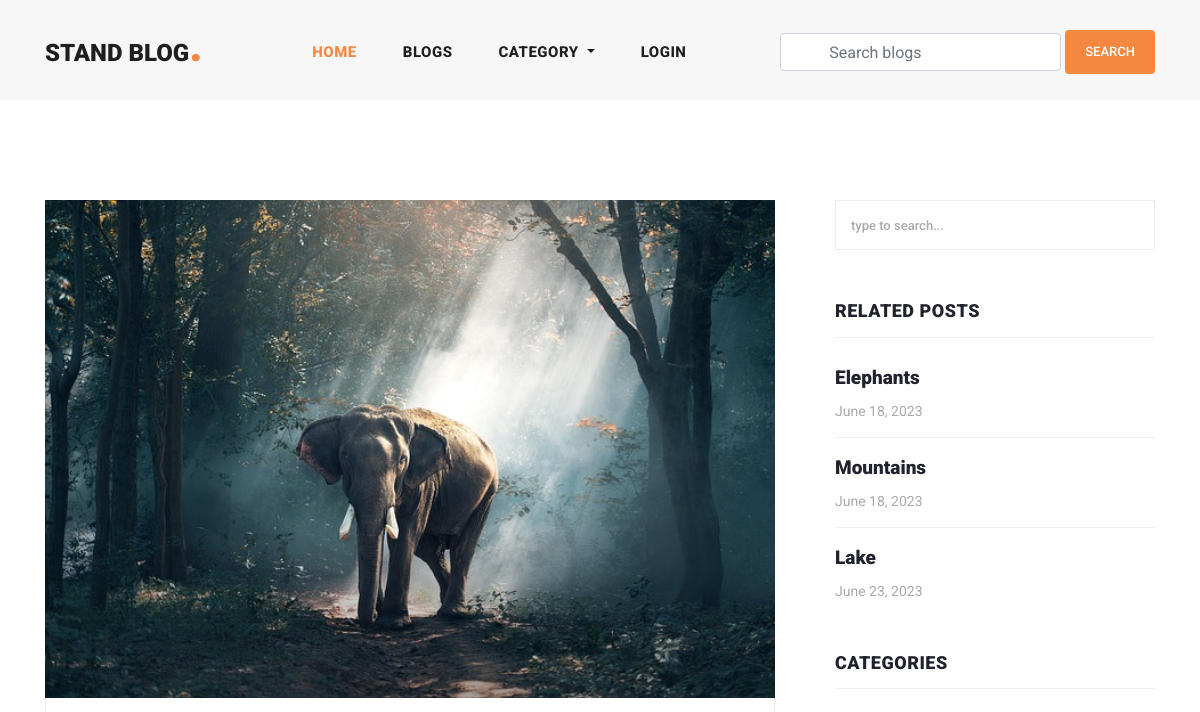
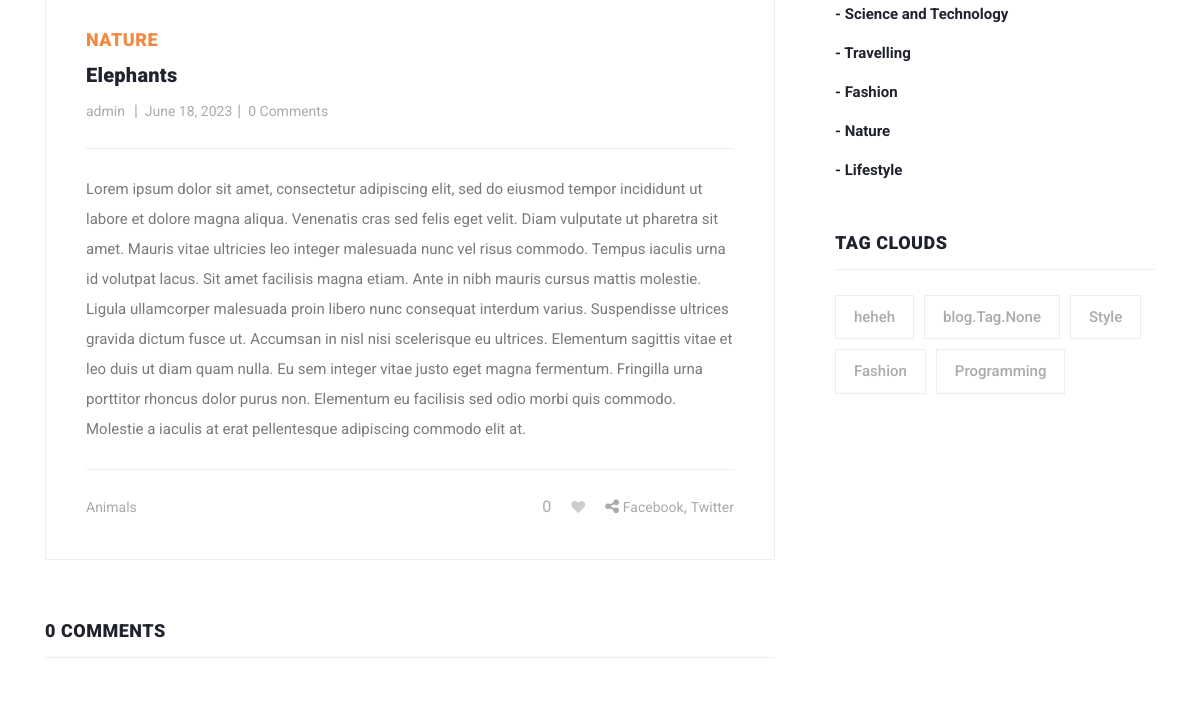
The page /blog/elephants/ (upper part) on the database as committed earlier (2 pictures, top to bottom).
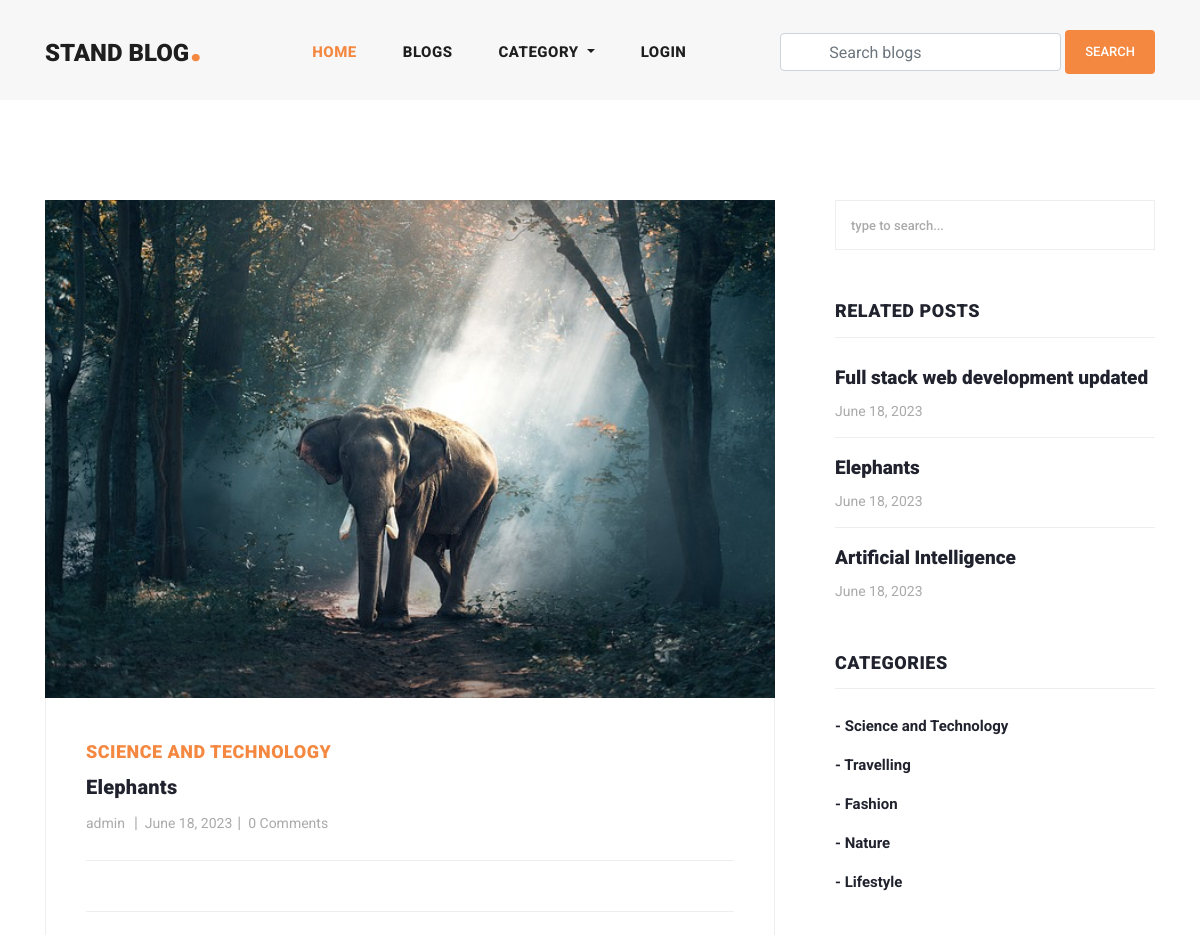
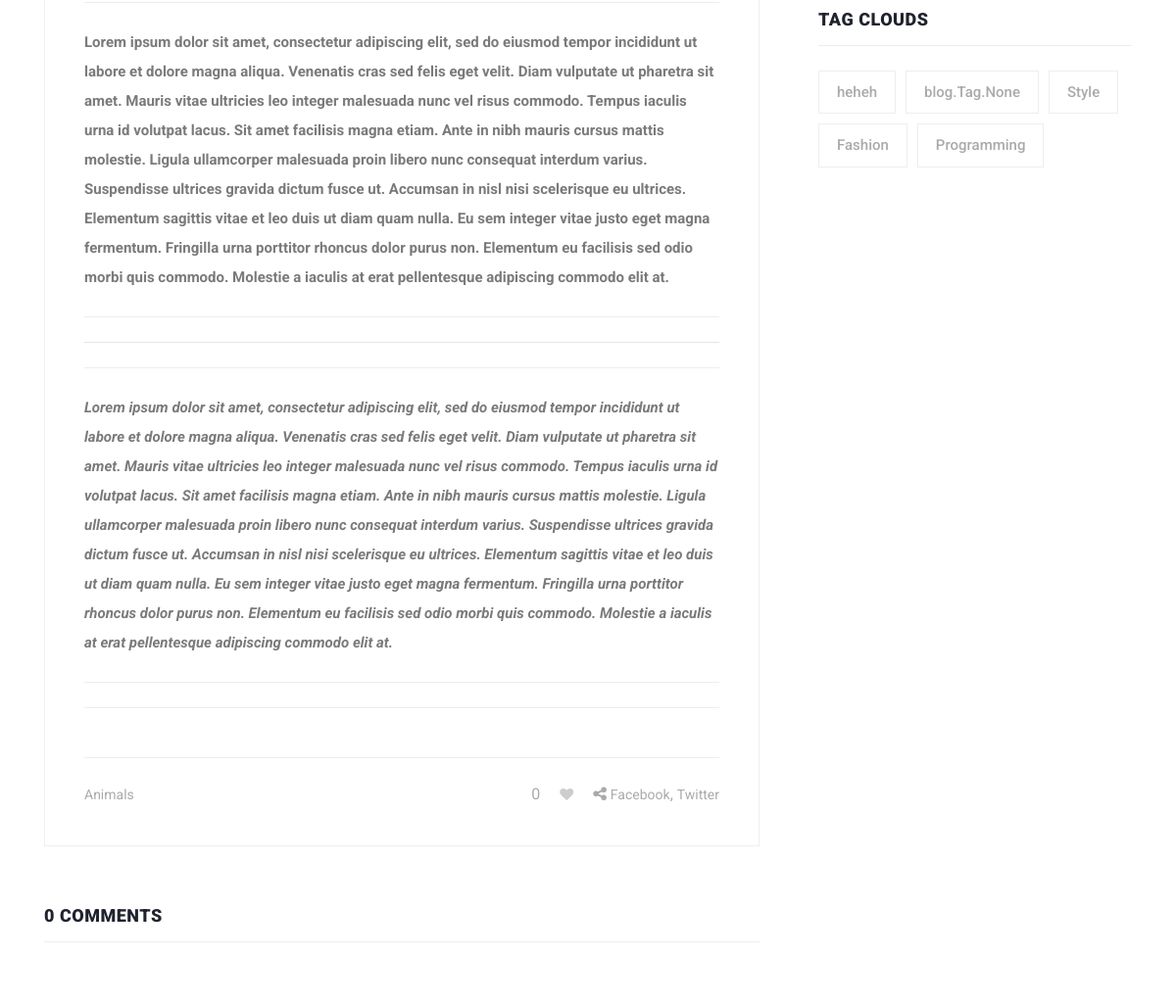
The same page on the database as committed later (2 pictures, top to bottom).
### blog/models.py (models this page shows, shortened)
class Blog(models.Model):
    user = models.ForeignKey(
        User,
        related_name='user_blogs',
        on_delete=models.CASCADE
    )
    category = models.ForeignKey(
        Category,
        related_name='category_blogs',
        on_delete=models.CASCADE
    )
    tags = models.ManyToManyField(
        Tag,
        related_name='tag_blogs',
        blank=True
    )
    likes = models.ManyToManyField(
        User,
        related_name='user_likes',
        blank=True
    )
    title = models.CharField(
        max_length=250
    )
    slug = models.SlugField(null=True, blank=True)
    banner = models.ImageField(upload_to='blog_banners')
    description = RichTextField()
    created_date = models.DateField(auto_now_add=True)

class Category(models.Model):
    title = models.CharField(max_length=150, unique=True)
    slug = models.SlugField(null=True, blank=True)
    created_date = models.DateField(auto_now_add=True)

class Tag(models.Model):
    title = models.CharField(max_length=150)
    slug = models.SlugField(null=True, blank=True)
    created_date = models.DateField(auto_now_add=True)

### user_profile/models.py (models this page shows, shortened)
class User(AbstractUser):
    email = models.EmailField(
        max_length=150,
        unique=True,
        error_messages={
            "unique": "The email must be unique"
        }
    )
    profile_image = models.ImageField(
        null=True,
        blank=True,
        upload_to="profile_images"
    )
    followers = models.ManyToManyField("Follow")
    REQUIRED_FIELDS = ["email"]
    objects = CustomUserManager()

### blog/views.py (the view, shortened to what this page needs)
# urls.py: path('blog/<str:slug>/', blog_details, name='blog_details'),
def blog_details(request, slug):
    form = TextForm()
    blog = get_object_or_404(Blog, slug=slug)
    category = Category.objects.get(id=blog.category.id)
    related_blogs = category.category_blogs.all()
    tags = Tag.objects.order_by('-created_date')[:5]
    liked_by = request.user in blog.likes.all()
    context = {
        "blog": blog,
        "related_blogs": related_blogs,
        "tags": tags,
        "form": form,
        "liked_by": liked_by
    }
    return render(request, 'blog_details.html', context)

### blog/forms.py
class TextForm(forms.Form):
    text = forms.CharField(widget=forms.Textarea, required=True)

### blog/context_processors.py (called while the page is built)
def get_all_categories(request):
    categories = Category.objects.all()
    context = {
        "categories": categories
    }
    return context

### templates/blog_details.html (shortened to what the changed rows need)
{% extends 'base.html' %}
{% load static %}
{% block content %}
<section class="blog-posts grid-system">
    <div class="container">
        <div class="row">
            <div class="col-lg-8">
                <div class="all-blog-posts">
                    <div class="row">
                        <div class="col-lg-12">
                            <div class="blog-post">
                                <div class="blog-thumb">
                                    <img src="{{blog.banner.url}}" alt="">
                                </div>
                                <div class="down-content">
                                    <span>{{blog.category.title}}</span>
                                    <a href="javascript.void(0);">
                                        <h4>{{blog.title}}</h4>
                                    </a>
                                    <ul class="post-info">
                                        <li><a
                                                href="{% url 'view_user_information' blog.user.username %}">{{blog.user.username}}</a>
                                        </li>
                                        <li><a href="javascript.void(0);">{{blog.created_date}}</a></li>
                                        <li><a href="javascript.void(0);">{{blog.blog_comments.all.count}} Comments</a>
                                        </li>
                                    </ul>
                                    <p>{{blog.description|safe}}</p>
                                    <div class="post-options">
                                        <div class="row">
                                            <div class="col-6">
                                                <ul class="post-tags">
                                                    {% if blog.tags.all.count > 0 %}
                                                    {% for tag in blog.tags.all %}
                                                    <li><a href="{% url 'tag_blogs' tag.slug %}">{{tag.title}}</a></li>
                                                    {% endfor %}
                                                    {% else %}
                                                    None
                                                    {% endif %}
                                                </ul>
                                            </div>
                                            {% if request.user.is_authenticated %}
                                            <div class="col-6">
                                                <ul class="post-share">
                                                    <li id="like-count">{{blog.likes.count}}</li>
                                                    {% if liked_by %}
                                                    <li class="pl-3 pr-3"><a href="javascript:void(0);"><i
                                                                id="like-icon" data-blog="{{blog.id}}"
                                                                class="fa fa-heart"></i></a>
                                                    </li>
                                                    {% else %}
                                                    <li class="pl-3 pr-3"><a href="javascript:void(0);"><i
                                                                id="like-icon" data-blog="{{blog.id}}"
                                                                class="fa fa-heart empty-heart"></i></a>
                                                    </li>
                                                    {% endif %}
                                                    <li><i class="fa fa-share-alt"></i></li>
                                                    <li><a href="#">Facebook</a>,</li>
                                                    <li><a href="#"> Twitter</a></li>
                                                </ul>
                                            </div>
                                            {% else %}
                                            <div class="col-6">
                                                <ul class="post-share">
                                                    <li id="like-count">{{blog.likes.count}}</li>
                                                    {% if liked_by %}
                                                    <li class="pl-3 pr-3"><a href="{% url 'login' %}"><i
                                                                class="fa fa-heart"></i></a>
                                                    </li>
                                                    {% else %}
                                                    <li class="pl-3 pr-3"><a href="{% url 'login' %}"><i
                                                                class="fa fa-heart empty-heart"></i></a>
                                                    </li>
                                                    {% endif %}
                                                    <li><i class="fa fa-share-alt"></i></li>
                                                    <li><a href="#">Facebook</a>,</li>
                                                    <li><a href="#"> Twitter</a></li>
                                                </ul>
                                            </div>
                                            {% endif %}
                                        </div>
                                    </div>
                                </div>
                            </div>
                        </div>
                        <div class="col-lg-12">
                            <div class="sidebar-item comments">
                                <div class="sidebar-heading">
                                    <h2>{{blog.blog_comments.count}} Comments</h2>
                                </div>
                            </div>
                        </div>
                    </div>
                </div>
            </div>
            <div class="col-lg-4">
                <div class="sidebar">
                    <div class="row">
                        <div class="col-lg-12">
                            <div class="sidebar-item recent-posts">
                                <div class="sidebar-heading">
                                    <h2>Related Posts</h2>
                                </div>
                                <div class="content">
                                    <ul>
                                        {% for blog in related_blogs %}
                                        <li><a href="{% url 'blog_details' blog.slug %}">
                                                <h5>{{blog.title}}</h5>
                                                <span>{{blog.created_date}}</span>
                                            </a></li>
                                        {% endfor %}
                                    </ul>
                                </div>
                            </div>
                        </div>
                        <div class="col-lg-12">
                            <div class="sidebar-item categories">
                                <div class="sidebar-heading">
                                    <h2>Categories</h2>
                                </div>
                                <div class="content">
                                    <ul>
                                        {% for category in categories %}
                                        <li><a href="{% url 'category_blogs' category.slug %}">- {{category.title}}</a>
                                        </li>
                                        {% endfor %}
                                    </ul>
                                </div>
                            </div>
                        </div>
                        <div class="col-lg-12">
                            <div class="sidebar-item tags">
                                <div class="sidebar-heading">
                                    <h2>Tag Clouds</h2>
                                </div>
                                <div class="content">
                                    <ul>
                                        {% for tag in tags %}
                                        <li><a href="{% url 'tag_blogs' tag.slug %}">{{tag.title}}</a></li>
                                        {% endfor %}
                                    </ul>
                                </div>
                            </div>
                        </div>
                    </div>
                </div>
            </div>
        </div>
    </div>
</section>
{% endblock content %}

Rows that differ between the two databases and show on the page:
no longer on this page (row unchanged): Blog: title "Mountains", created_date "June 18, 2023"
no longer on this page (row unchanged): Blog: title "Lake", created_date "June 23, 2023"
changed Blog "Elephants": category "NATURE" → "SCIENCE AND TECHNOLOGY"; description "…adipiscing commodo elit at." → "…adipiscing commodo elit at. Lorem ipsum dolor sit amet, consectetur adipiscing elit, sed do eiusmod tempor incididunt ut labore et dolore magna aliqua. Venenatis cras sed felis eget velit. Diam vulputate ut pharetra sit amet. Mauris vitae ultricies leo integer malesuada nunc vel risus commodo. Tempus iaculis urna id volutpat lacus. Sit amet facilisis magna etiam. Ante in nibh mauris cursus mattis molestie. Ligula ullamcorper malesuada proin libero nunc consequat interdum varius. Suspendisse ultrices gravida dictum fusce ut. Accumsan in nisl nisi scelerisque eu ultrices. Elementum sagittis vitae et leo duis ut diam quam nulla. Eu sem integer vitae justo eget magna fermentum. Fringilla urna…"
now on this page (row unchanged): Blog: title "Full stack web development updated", created_date "June 18, 2023"
now on this page (row unchanged): Blog: title "Artificial Intelligence", created_date "June 18, 2023"
